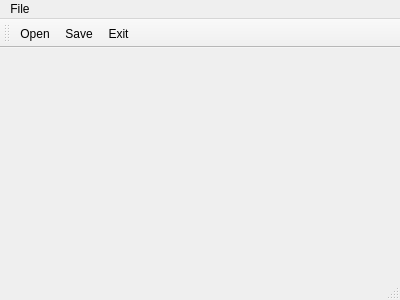
<?xml version="1.0" encoding="UTF-8"?>
<ui version="4.0">
 <class>MainWindow</class>
 <widget class="QMainWindow" name="MainWindow">
  <property name="geometry">
   <rect>
    <x>0</x>
    <y>0</y>
    <width>400</width>
    <height>300</height>
   </rect>
  </property>
  <property name="windowTitle">
   <string>MainWindow</string>
  </property>
  <widget class="QWidget" name="centralWidget"/>
  <widget class="QMenuBar" name="menuBar">
   <property name="geometry">
    <rect>
     <x>0</x>
     <y>0</y>
     <width>400</width>
     <height>26</height>
    </rect>
   </property>
   <widget class="QMenu" name="menuFile">
    <property name="title">
     <string>File</string>
    </property>
    <addaction name="actionOpen"/>
    <addaction name="actionSave"/>
    <addaction name="actionExit"/>
   </widget>
   <addaction name="menuFile"/>
  </widget>
  <widget class="QToolBar" name="mainToolBar">
   <attribute name="toolBarArea">
    <enum>TopToolBarArea</enum>
   </attribute>
   <attribute name="toolBarBreak">
    <bool>false</bool>
   </attribute>
   <addaction name="actionOpen"/>
   <addaction name="actionSave"/>
   <addaction name="actionExit"/>
  </widget>
  <widget class="QStatusBar" name="statusBar"/>
  <action name="actionOpen">
   <property name="icon">
    <iconset resource="myres.qrc">
     <normaloff>:/Images/open_file.png</normaloff>:/Images/open_file.png</iconset>
   </property>
   <property name="text">
    <string>Open</string>
   </property>
  </action>
  <action name="actionSave">
   <property name="icon">
    <iconset resource="myres.qrc">
     <normaloff>:/Images/save.png</normaloff>:/Images/save.png</iconset>
   </property>
   <property name="text">
    <string>Save</string>
   </property>
  </action>
  <action name="actionExit">
   <property name="icon">
    <iconset resource="myres.qrc">
     <normaloff>:/Images/exit.png</normaloff>:/Images/exit.png</iconset>
   </property>
   <property name="text">
    <string>Exit</string>
   </property>
  </action>
 </widget>
 <layoutdefault spacing="6" margin="11"/>
 <resources>
  <include location="myres.qrc"/>
 </resources>
 <connections/>
</ui>
